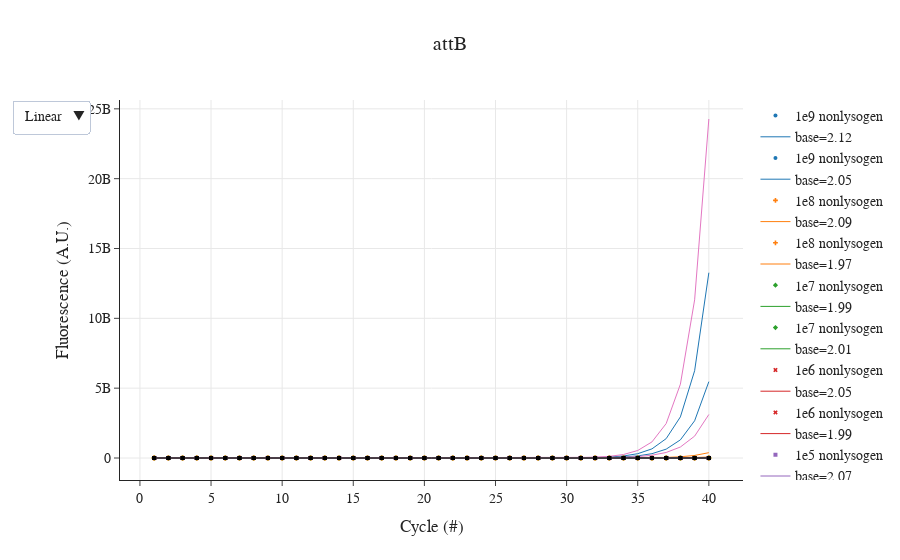

Notebook cell for this chart:
### Code cell
base_dict = {}; 
x0_dict = {}; 

fig = go.Figure()
#['#1f77b4', '#ff7f0e', '#2ca02c', '#d62728', '#9467bd', '#8c564b', '#e377c2', '#7f7f7f', '#bcbd22', '#17becf']
for i in attB.keys():
    label_ = attB[i]; 
    neg = "ctrl lysogen";
    title_ = "attB"; 
    
    if "1e9" in label_:
        symbol = 'circle'; 
        color = '#1f77b4';
    elif "1e8" in label_:
        symbol = 'cross'; 
        color = '#ff7f0e';
    elif "1e7" in label_:
        symbol = 'diamond'; 
        color = '#2ca02c';
    elif "1e6" in label_:
        symbol = 'x';
        color = '#d62728';
    elif "1e5" in label_:
        symbol = 'square';
        color = '#9467bd';
    elif label_ == "ctrl lysogen":
        color = '#8c564b';
    elif label_ == "ctrl nonlysogen":
        color = '#e377c2';
    elif "DEPC" in label_:
        color = 'black'; 

    if label_ == neg:
        color = "grey"; 
    
    x = df.index.to_numpy();
    y=df[[i]].to_numpy()[:,0];
    xdata = df.index.to_numpy();
    ydata = np.log(df[[i]].to_numpy()[:,0]);
    
    if max(y)<100:
        fig.add_trace(go.Scatter(
        x=x,
        y=y,
        mode='markers', # Style name/legend entry with html tags
        name=label_,
        marker_symbol=symbol,
        marker=dict(color=color, size=4),# override default to connect the gaps
        ))
        
    else:
        array_tmp = get_linear_range(xdata, ydata, 40, 0.99, 5, 0);
        j_0 = array_tmp[0];
        j = array_tmp[1];
        xdata_ = xdata[j_0:j_0+j];
        ydata_ = ydata[j_0:j_0+j]; 
        slope, intercept, r_value, _, stderr = linregress(xdata_, ydata_);
        slope_ = str(np.exp(slope))[:4]; 
        
        base_dict[label_+" "+i] = np.exp(slope); 
        x0_dict[label_+" "+i] = np.exp(intercept); 
        
        fig.add_trace(go.Scatter(
        x=x,
        y=y,
        mode='markers', # Style name/legend entry with html tags
        name=label_,
        marker_symbol=symbol,
        marker=dict(color=color, size=4),# override default to connect the gaps
        ))
        
        fig.add_trace(go.Scatter(
            x=xdata,
            y=np.exp(slope*xdata+intercept),
            mode='lines', 
            name='base='+slope_,
            line=dict(color=color, width=1),
        ))
    

fig.update_layout(xaxis_title='Cycle (#)',\
                  yaxis_title='Fluorescence (A.U.)',\
                  updatemenus=[dict(\
                       buttons=[\
                                dict(label="Linear",  method="relayout", args=[{"yaxis.type": "linear"}]),\
                                dict(label="Log", method="relayout", args=[{"yaxis.type": "log"}]),\
                               ])])
fig.update_xaxes(showgrid=True)
fig.update_yaxes(showgrid=True)
fig.update_layout(title_text=title_, title_x=0.5)
fig.layout.font.family = 'Arial'; fig.layout.font.size = 14

fig.show()
fig.write_html(folder+'/06_fit_attB.html')
